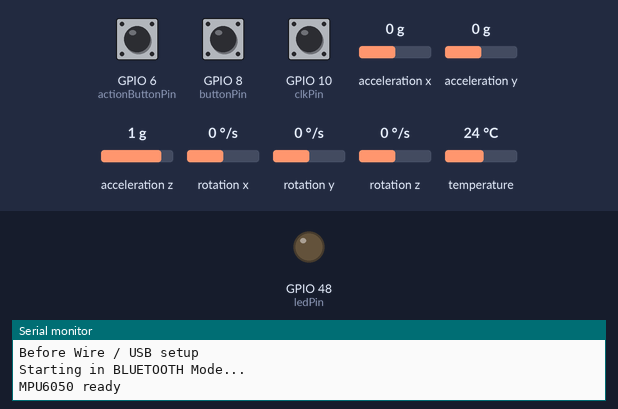
Bench run of a sketch on a simulated ESP32-S3. On the bench: output pins drawn as LEDs (lit = HIGH), the last lines printed to the serial monitor. Inputs (shaded band) come from the test bench; at power-on: GPIO 8 (buttonPin) HIGH, GPIO 6 (actionButtonPin) HIGH, GPIO 10 (clkPin) HIGH, acceleration x 0 g, acceleration y 0 g, acceleration z 1 g, rotation x 0 °/s, rotation y 0 °/s, rotation z 0 °/s, temperature 24 °C. USB keyboard and mouse output is not drawn.

Above: at 2.7 s.
2.8 s: GPIO 8 (buttonPin) pulled LOW for 1 s
At 4.3 s:
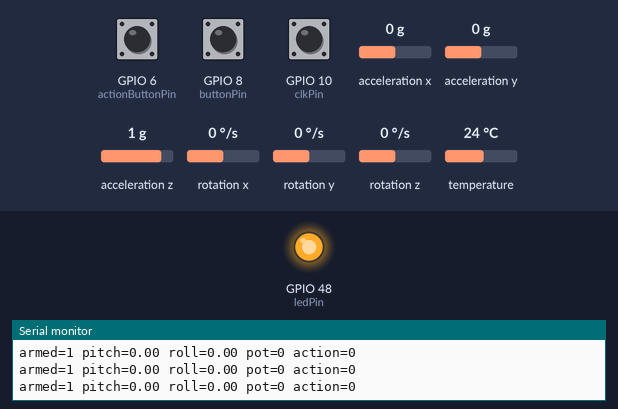
5.3 s: GPIO 8 (buttonPin) pulled LOW for 3.2 s
At 7.5 s:
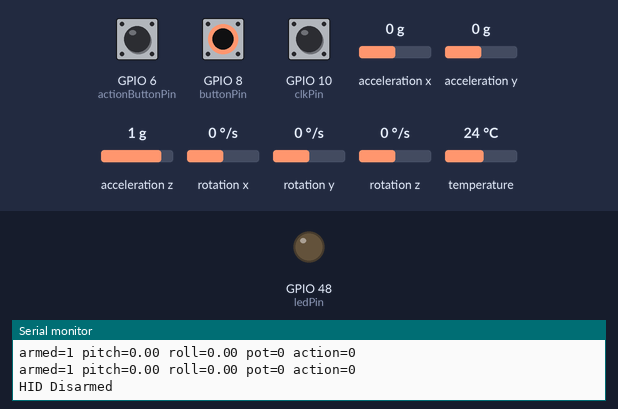
Timing chart, 0 to 9.0 s (numbered marks = the images above; inputs shaded):
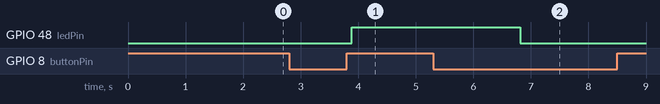

The sketch:

HardwareSketch.ino
```cpp
#include <Wire.h>
#include <Adafruit_MPU6050.h>
#include <Adafruit_Sensor.h>

// Change to true for Bluetooth, false for USB
#define USE_BLUETOOTH true

#if USE_BLUETOOTH
  #include <BleGamepad.h>
  BleGamepad Gamepad("Spatula");
#else
  #include "USB.h"
  #include "USBHIDGamepad.h"
  USBHIDGamepad Gamepad;
#endif

Adafruit_MPU6050 mpu;

// Rotary Encoder Pins
const int clkPin = 10;  // Interrupt pin
const int dtPin = 9;

// Buttons
const int buttonPin = 8;        // Encoder SW pin: arm/disarm
const int actionButtonPin = 6;  // Thumb flipper button
const int ledPin = LED_BUILTIN;

// Encoder Virtual Potentiometer
volatile int virtualPot = 0;
int encoderStep = 250; // Higher/lower changes how fast the flame turns up
volatile unsigned long lastInterruptTime = 0;

// Tuning Variables
float pitchOffset = 0.0f;
float rollOffset = 0.0f;
bool invertRoll = false;
float pitchDeadzone = 4.0f;
float rollDeadzone = 4.0f;
bool enableDebugSerial = true;

// State Variables
bool hidActive = false;
bool wasDisarmed = false;
bool lastButtonState = HIGH;
unsigned long buttonPressStartTime = 0;
bool longHoldHandled = false;

const unsigned long armHoldMs = 500;
const unsigned long disarmHoldMs = 1500;

// Left Stick expects unsigned 0-255
const uint8_t hidLeftCenter = 127;
const uint8_t hidLeftMin = 0;
const uint8_t hidLeftMax = 255;

// Right Stick expects signed -127 to 127
const int8_t hidRightCenter = 0;
const int8_t hidRightMin = -127;
const int8_t hidRightMax = 127;

// Function declarations
void updateEncoder();
void sendNeutralState();
bool calibrateNeutralPose(int sampleCount = 80);
float calculatePitch(float ax, float ay, float az);
float calculateRoll(float ax, float ay, float az);
float applyAngleDeadzone(float angle, float deadzone);
uint8_t convertAngleToLeftStickRange(float angleDegrees);
int8_t convertPotToRightStickRange(int potRaw);

void updateEncoder() {
  unsigned long interruptTime = millis();

  // Mechanical bounce guard. Ignore interrupts faster than 5ms.
  if (interruptTime - lastInterruptTime > 5) {
    if (digitalRead(dtPin) != digitalRead(clkPin)) {
      virtualPot += encoderStep;
    } else {
      virtualPot -= encoderStep;
    }

    virtualPot = constrain(virtualPot, 0, 4095);
  }

  lastInterruptTime = interruptTime;
}

void setup() {
  Serial.begin(115200);
  delay(1500);

  Serial.println();
  Serial.println("BOOTING HARDWARE SKETCH");
  Serial.println("Before Wire / USB setup");

  Wire.begin();

  #if USE_BLUETOOTH
    BleGamepadConfiguration bleConfig;

    bleConfig.setButtonCount(1);
    bleConfig.setHatSwitchCount(0);

    // Turn off unused inputs.
    bleConfig.setIncludeRxAxis(false);
    bleConfig.setIncludeRyAxis(false);
    bleConfig.setIncludeSlider1(false);
    bleConfig.setIncludeSlider2(false);

    // X/Y/Z/Rz remain enabled for left stick and right stick.
    Gamepad.begin(&bleConfig);
    Serial.println("Starting in BLUETOOTH Mode...");
  #else
    Gamepad.begin();
    USB.begin();
    Serial.println("Starting in USB Mode...");
  #endif

  pinMode(clkPin, INPUT_PULLUP);
  pinMode(dtPin, INPUT_PULLUP);
  pinMode(buttonPin, INPUT_PULLUP);
  pinMode(actionButtonPin, INPUT_PULLUP);
  pinMode(ledPin, OUTPUT);
  digitalWrite(ledPin, LOW);

  attachInterrupt(digitalPinToInterrupt(clkPin), updateEncoder, FALLING);

  if (!mpu.begin()) {
    Serial.println("Failed to find MPU6050 chip");
  } else {
    mpu.setAccelerometerRange(MPU6050_RANGE_2_G);
    mpu.setFilterBandwidth(MPU6050_BAND_21_HZ);
    Serial.println("MPU6050 ready");
  }

  sendNeutralState();
  wasDisarmed = true;
}

void loop() {
  int buttonState = digitalRead(buttonPin);

  if (buttonState == LOW && lastButtonState == HIGH) {
    buttonPressStartTime = millis();
    longHoldHandled = false;
  }

  if (buttonState == LOW && !longHoldHandled) {
    unsigned long pressDuration = millis() - buttonPressStartTime;

    if (hidActive && pressDuration >= disarmHoldMs) {
      hidActive = false;
      longHoldHandled = true;
      digitalWrite(ledPin, LOW);
      Serial.println("HID Disarmed");
    }
    else if (!hidActive && pressDuration >= armHoldMs) {
      longHoldHandled = true;

      digitalWrite(ledPin, LOW);

      bool calibrated = calibrateNeutralPose();

      if (calibrated) {
        hidActive = true;
        wasDisarmed = false;
        digitalWrite(ledPin, HIGH);
        Serial.println("HID Armed");
      } else {
        hidActive = false;
        digitalWrite(ledPin, LOW);
        Serial.println("HID stayed disarmed because calibration failed.");
      }
    }
  }

  lastButtonState = buttonState;

  if (!hidActive) {
    if (!wasDisarmed) {
      sendNeutralState();
      wasDisarmed = true;
    }

    delay(10);
    return;
  }

  wasDisarmed = false;

  sensors_event_t a, g, temp;
  if (!mpu.getEvent(&a, &g, &temp)) {
    delay(10);
    return;
  }

  int potRaw = virtualPot;

  float pitch = calculatePitch(a.acceleration.x, a.acceleration.y, a.acceleration.z) - pitchOffset;
  float roll = calculateRoll(a.acceleration.x, a.acceleration.y, a.acceleration.z) - rollOffset;

  if (invertRoll) {
    roll = -roll;
  }

  pitch = applyAngleDeadzone(pitch, pitchDeadzone);
  roll = applyAngleDeadzone(roll, rollDeadzone);

  int actionButtonPressed = digitalRead(actionButtonPin) == LOW ? 1 : 0;

  uint8_t mappedPitch = convertAngleToLeftStickRange(pitch);
  uint8_t mappedRoll = convertAngleToLeftStickRange(roll);
  int8_t mappedPot = convertPotToRightStickRange(potRaw);

  #if USE_BLUETOOTH
    int16_t bleRoll = map(mappedRoll, 0, 255, 0, 32767);
    int16_t blePitch = map(mappedPitch, 0, 255, 0, 32767);
    int16_t blePot = map(mappedPot, -127, 127, 0, 32767);

    Gamepad.setLeftThumb(bleRoll, blePitch);
    Gamepad.setRightThumb(16384, blePot);

    if (actionButtonPressed == 1) {
      Gamepad.press(BUTTON_1);
    } else {
      Gamepad.release(BUTTON_1);
    }
  #else
    Gamepad.leftStick((int8_t)mappedRoll, (int8_t)mappedPitch);
    Gamepad.rightStick(hidRightCenter, mappedPot);

    if (actionButtonPressed == 1) {
      Gamepad.pressButton(1);
    } else {
      Gamepad.releaseButton(1);
    }
  #endif

  if (enableDebugSerial) {
    Serial.print("armed=");
    Serial.print(hidActive);
    Serial.print(" pitch=");
    Serial.print(pitch);
    Serial.print(" roll=");
    Serial.print(roll);
    Serial.print(" pot=");
    Serial.print(potRaw);
    Serial.print(" action=");
    Serial.println(actionButtonPressed);
  }

  delay(10);
}

void sendNeutralState() {
  #if USE_BLUETOOTH
    Gamepad.setLeftThumb(16384, 16384);
    Gamepad.setRightThumb(16384, 0);
    Gamepad.release(BUTTON_1);
  #else
    Gamepad.leftStick((int8_t)hidLeftCenter, (int8_t)hidLeftCenter);
    Gamepad.rightStick(hidRightCenter, hidRightMin);
    Gamepad.releaseButton(1);
  #endif
}

bool calibrateNeutralPose(int sampleCount) {
  float pitchSum = 0.0f;
  float rollSum = 0.0f;
  int validSamples = 0;

  Serial.println("Calibrating neutral pose... hold spatula still.");

  for (int i = 0; i < sampleCount; i++) {
    sensors_event_t a, g, temp;

    if (mpu.getEvent(&a, &g, &temp)) {
      float rawPitch = calculatePitch(a.acceleration.x, a.acceleration.y, a.acceleration.z);
      float rawRoll = calculateRoll(a.acceleration.x, a.acceleration.y, a.acceleration.z);

      pitchSum += rawPitch;
      rollSum += rawRoll;
      validSamples++;
    }

    delay(5);
  }

  if (validSamples <= 0) {
    Serial.println("Calibration failed: no valid MPU samples.");
    return false;
  }

  pitchOffset = pitchSum / validSamples;
  rollOffset = rollSum / validSamples;

  Serial.print("Calibration complete. pitchOffset=");
  Serial.print(pitchOffset);
  Serial.print(" rollOffset=");
  Serial.println(rollOffset);

  return true;
}

float calculatePitch(float ax, float ay, float az) {
  return atan2(ay, sqrt(ax * ax + az * az)) * 180.0f / PI;
}

float calculateRoll(float ax, float ay, float az) {
  return atan2(-ax, az) * 180.0f / PI;
}

float applyAngleDeadzone(float angle, float deadzone) {
  if (abs(angle) < deadzone) {
    return 0.0f;
  }

  if (angle > 0.0f) {
    return angle - deadzone;
  }

  return angle + deadzone;
}

uint8_t convertAngleToLeftStickRange(float angleDegrees) {
  long mapped = map(constrain(angleDegrees, -90.0f, 90.0f), -90, 90, hidLeftMin, hidLeftMax);
  return (uint8_t)constrain(mapped, hidLeftMin, hidLeftMax);
}

int8_t convertPotToRightStickRange(int potRaw) {
  long mapped = map(constrain(potRaw, 0, 4095), 0, 4095, hidRightMin, hidRightMax);
  return (int8_t)constrain(mapped, hidRightMin, hidRightMax);
}
```

Measured:
- after the input at 2.8 s, GPIO 48 (ledPin): LOW → HIGH after 1.1 s
- after the input at 5.3 s, GPIO 48 (ledPin): HIGH → LOW after 1.5 s
